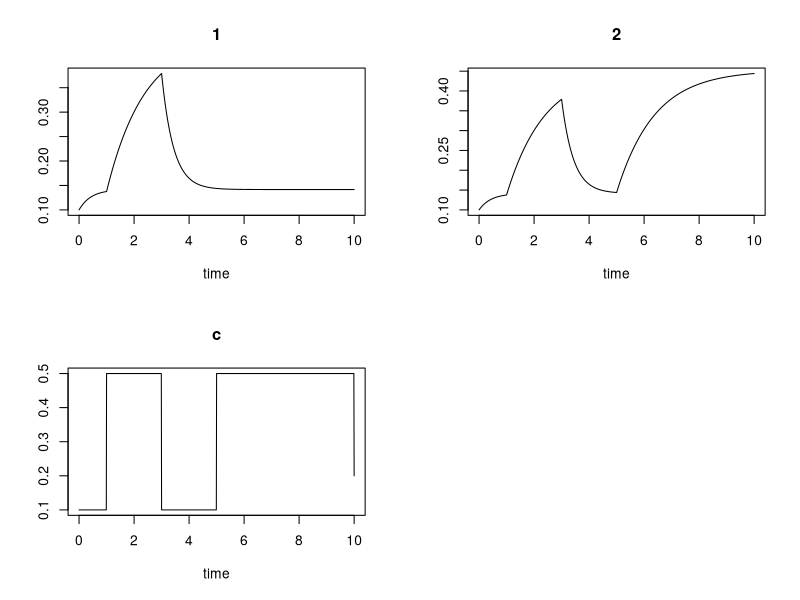

Write the R code that produced this figure.
rm(list = ls())
start_time <- Sys.time()
library("deSolve")

# Functions:
Hanski <- function(time, y, parameters, signal){
  ydot <- c()
  with(as.list(c(y, parameters)), {
    for (i in c(1:dim)) {
      cc <- signal[[i]](time)
      ydot[i] <- a*(1-y[i]) - (b/cc)*y[i]
    }
    return(list(ydot, c = cc))
  })
}

signal <- list(approxfun(x = c(0,1,3,5,10), 
                    y = c(0.1, 0.5,  0.1,  0.1, 0.9), 
                    method = "constant", rule = 2),
            approxfun(x = c(0,1,3,5,10), 
                      y = c(0.1, 0.5,  0.1,  0.5, 0.2), 
                      method = "constant", rule = 2))


# Parameters: 
time <- seq(0, 10, by=0.01)
parameters <- c(a=0.33, b=0.2)
dim <- 2
state <- c(0.1,0.1)



out <- ode(y = state, times = time, func = Hanski, 
           parms = parameters, signal = signal)
plot(out)
end_time <- Sys.time()
print(paste("time:", end_time-start_time))
